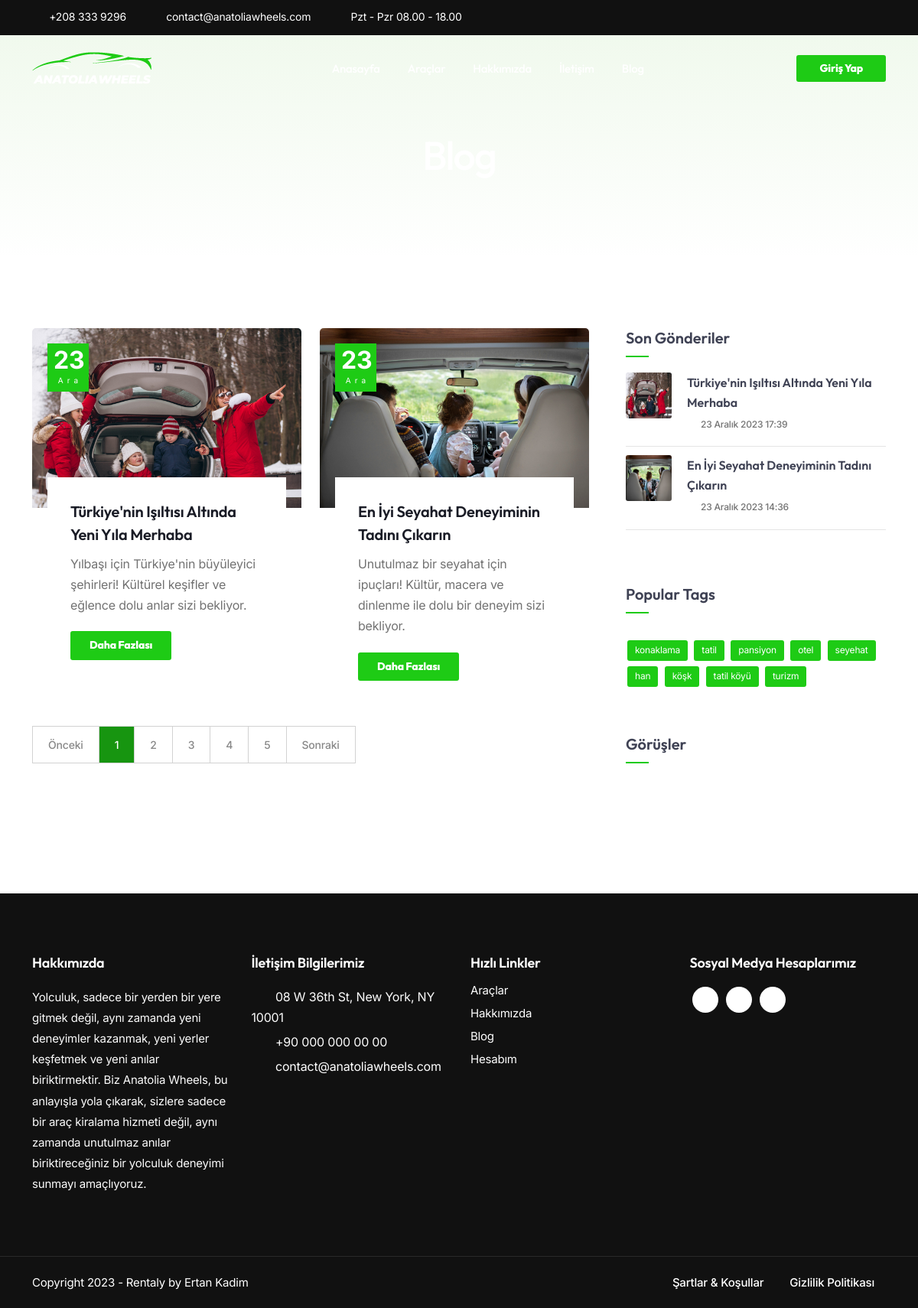
Screenshot of /blog/ with the database file from the repository.
### rentacar/models.py (models this page shows, shortened)
class Blog(models.Model):
    title = models.CharField(max_length=120, verbose_name="Başlık")
    slug = AutoSlugField(populate_from='title', unique=True, verbose_name="Slug")
    summary = models.TextField(max_length=125, verbose_name="Özet")
    content = models.TextField(verbose_name="İçerik")
    created_at = models.DateTimeField(auto_now_add=True, null=True, verbose_name="Oluşturulma Tarihi")
    updated_at = models.DateTimeField(auto_now=True, null=True, verbose_name="Güncellenme Tarihi")
    blog_image1 = models.ImageField(null=True, blank=True, verbose_name="Blog Fotoğraf (600x400)")
    blog_recent_image = models.ImageField(null=True, blank=True, verbose_name="Sidebar Fotoğraf (400x400)")
    blog_detail_image = models.ImageField(null=True, blank=True, verbose_name="Blog Detay Fotoğraf (1200x800)")
    class Meta:
        verbose_name = "Blog"
        verbose_name_plural = "Bloglar"
        ordering = ['-id']

### rentacar/views.py (the view)
# urls.py: 2. Add a URL to urlpatterns:  path('blog/', include('blog.urls'))
def blog(request):
    title = 'Blog'
    blogs = Blog.objects.all()
    blog_recent_posts = list(Blog.objects.order_by('-created_at')[:5])
    return render(request, 'pages/blog.html', {
        'title': title,
        'blogs': blogs,
        'blog_recent_posts': blog_recent_posts,
    })

### templates/pages/blog.html (shortened to what this page needs)
{% extends 'base.html' %}
{% load static %}
{% block content %}
        <div class="no-bottom no-top" id="content">
            <section id="subheader" class="jarallax text-light">
                    <div class="center-y relative text-center">
                        <div class="container">
                            <div class="row">
                                <div class="col-md-12 text-center">
                                    <h1>Blog</h1>
                                </div>
                            </div>
                        </div>
                    </div>
            </section>
            <section id="section-hero" aria-label="section">
                <div class="container">
                    <div class="row gx-5">
                        <div class="col-lg-8">
                            <div class="row">
                                {% for blog in blogs %}
                                    <div class="col-lg-6 mb20">
                                        <div class="bloglist s2 item">
                                            <div class="post-content">
                                                <div class="post-image">
                                                    <div class="date-box">
                                                        <div class="m">{{ blog.created_at|date:"d" }}</div>
                                                        <div class="d">{{ blog.created_at|date:"M" }}</div>
                                                    </div>
                                                    <img alt="seyahat" src="{{ blog.blog_image1.url }}" class="lazy">
                                                </div>
                                                <div class="post-text">
                                                    <h4><a href="{% url 'blog_detail' slug=blog.slug %}">{{ blog.title }}</a></h4>
                                                    <p>{{ blog.summary }}</p>
                                                    <a class="btn-main" href="{% url 'blog_detail' slug=blog.slug %}">Daha Fazlası</a>
                                                </div>
                                            </div>
                                        </div>
                                    </div>
                                {% endfor %}
                                <div class="spacer-single"></div>
                                <div class="col-md-12">
                                    <ul class="pagination">
                                        <li><a href="#">Önceki</a></li>
                                        <li class="active"><a href="#">1</a></li>
                                        <li><a href="#">2</a></li>
                                        <li><a href="#">3</a></li>
                                        <li><a href="#">4</a></li>
                                        <li><a href="#">5</a></li>
                                        <li><a href="#">Sonraki</a></li>
                                    </ul>
                                </div>
                            </div>
                        </div>
                            <div class="col-lg-4">
                            <div class="widget widget-post">
                                <h4>Son Gönderiler</h4>
                                <div class="small-border"></div>
                                <ul class="de-bloglist-type-1">
                                    {% for brp in blog_recent_posts %}
                                        <li>
                                            <div class="d-image">
                                                <img src="{{ brp.blog_recent_image.url }}" alt="">
                                            </div>
                                            <div class="d-content">
                                                <a href="{% url 'blog_detail' slug=brp.slug %}"><h4>{{ brp.title }}</h4></a>
                                                <div class="d-date">{{ brp.created_at }}</div>
                                            </div>
                                        </li>
                                    {% endfor %}
                                </ul>
                            </div>
                            <div class="widget widget_tags">
                                <h4>Popular Tags</h4>
                                <div class="small-border"></div>
                                <ul>
                                    <li><a href="#link">konaklama</a></li>
                                    <li><a href="#link">tatil</a></li>
                                    <li><a href="#link">pansiyon</a></li>
                                    <li><a href="#link">otel</a></li>
                                    <li><a href="#link">seyehat</a></li>
                                    <li><a href="#link">han</a></li>
                                    <li><a href="#link">köşk</a></li>
                                    <li><a href="#link">tatil köyü</a></li>
                                    <li><a href="#link">turizm</a></li>
                                </ul>
                            </div>
                            <div class="widget">
                                <h4>Görüşler</h4>
                                <div class="small-border"></div>
                            </div>
                        </div>
                    </div>
                </div>
            </section>
        </div>
{% endblock %}

### static/css/colors/scheme-01.css (style rules this page uses)
:root { --primary-color: #1ECB15; --primary-color-rgb: 120, 202, 92; --secondary-color: #179510; --secondary-color-rgb: 23, 149, 16; }

### rows the page displays
Blog: created_at "23", created_at "Ara", blog_image1 (picture), title "Türkiye'nin Işıltısı Altında Yeni Yıla Merhaba", summary "Yılbaşı için Türkiye'nin büyüleyici şehirleri! Kültürel keşifler ve eğlence dolu anlar sizi bekliyor.", blog_recent_image (picture), created_at "23 Aralık 2023 17:39"
Blog: created_at "23", created_at "Ara", blog_image1 (picture), title "En İyi Seyahat Deneyiminin Tadını Çıkarın", summary "Unutulmaz bir seyahat için ipuçları! Kültür, macera ve dinlenme ile dolu bir deneyim sizi bekliyor.", blog_recent_image (picture), created_at "23 Aralık 2023 14:36"
